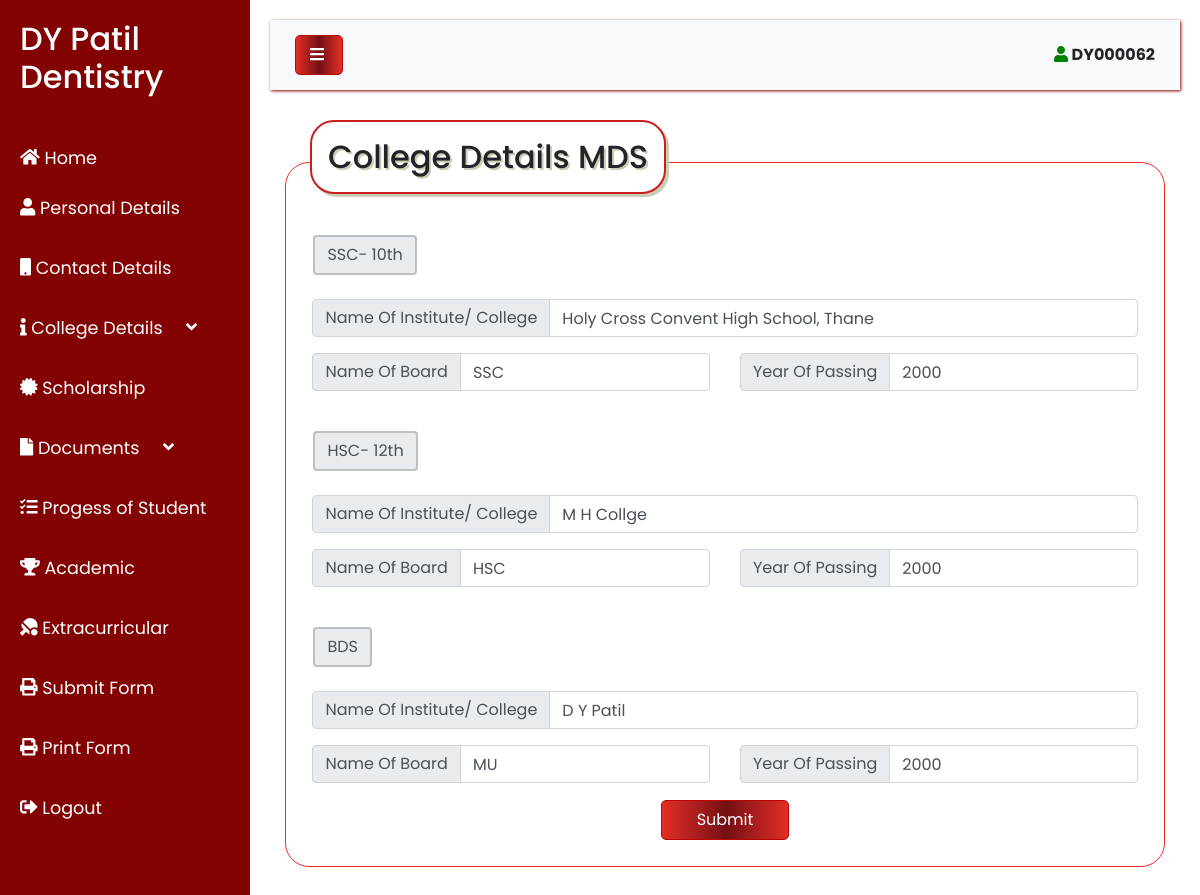
The page /clg_details_mds.php (signed in) on the database its author committed.
### tables this page shows
CREATE TABLE `college_mds` (
  `EMAIL_ID` varchar(50) NOT NULL,
  `ID` varchar(255) DEFAULT NULL,
  `NAME_COLLEGE_10` varchar(255) DEFAULT NULL,
  `NAME_BOARD_10` varchar(255) DEFAULT NULL,
  `YEAR_10` int(4) DEFAULT NULL,
  `NAME_COLLEGE_12` varchar(255) DEFAULT NULL,
  `NAME_BOARD_12` varchar(255) DEFAULT NULL,
  `YEAR_12` int(4) DEFAULT NULL,
  `NAME_COLLEGE_BDS` varchar(255) DEFAULT NULL,
  `NAME_BOARD_BDS` varchar(255) DEFAULT NULL,
  `YEAR_BDS` int(4) DEFAULT NULL
);

### clg_details_mds.php (the view, shortened to what this page needs)
<?php
    $id = $_SESSION['id'];
$dbServername = "localhost";
$dbUsername = "root";
$dbPassword = "";
$dbName = "medical";
$conn = mysqli_connect($dbServername,$dbUsername,$dbPassword,$dbName);
            $sql    = "SELECT * FROM college_mds WHERE ID='$id'";
            $result = mysqli_query($conn,$sql) ;
            $row = mysqli_fetch_array($result);
?>
<!DOCTYPE html>
<html>
<head>
    <link rel="stylesheet" href="https://stackpath.bootstrapcdn.com/bootstrap/4.1.0/css/bootstrap.min.css">
    <link rel="stylesheet" href="style4.css">
</head>
<body>
    <div class="wrapper">
        <nav id="sidebar">
        <div class="sanskruti" style="height:1000px;">
            <div class="sidebar-header">
                <h2>DY Patil Dentistry</h2>
            </div>
            <ul class="list-unstyled components">
                <li class="active" title="Home">
                    <a href="home.php" class="sidebar-header" style="height:50px;">
                        <span class="fas fa-home"></span>
                        <span id="hide">Home</span>
                    </a>
                </li>
                <li title="Personal Details">
                    <a href="personal_details.php" class="sidebar-header" style="height:60px;" >
                     <span class="fas fa-user fa"></span>
                        <span id="hide">Personal Details</span>
                    </a>
                </li>
                <li title="Contact Details">
                    <a href="contact_details.php" class="sidebar-header" style="height:60px;">
                        <span class="fas fa-mobile fa"></span>
                       <span id="hide">Contact Details</span>
                    </a>
                </li>
                <li title="College Details" >
                    <a href="#pageSubmenu" style="height:60px;" data-toggle="collapse" aria-expanded="false" class="sidebar-header" class="dropdown-toggle">
                    <span class="fa fa-info fa"></span>
                        <span id="hide">College Details &nbsp;&nbsp;&nbsp;&nbsp;</span><div class="fas fa-angle-down"></div>
                    </a>
                </li>
                <li title="Scholarship">
                    <a href="scholarship.php" class="sidebar-header" style="height:60px;">
                        <span class="fas fa-certificate fa"></span>
                        <span id="hide">Scholarship</span>
                    </a>
                </li>
                <li title="Documents">
                    <a href="#homeSubmenu" style="height:60px;" data-toggle="collapse" aria-expanded="false" class="sidebar-header" class="dropdown-toggle">
                    <span class="fa fa-file fa"></span>
                        <span id="hide">Documents &nbsp;&nbsp;&nbsp;&nbsp;</span><div class="fas fa-angle-down"></div>
                    </a>
                </li>
                <li title="Progress of Student">
                    <a href="progress_student.php" class="sidebar-header" style="height:60px;">
                        <span class="fas fa-tasks fa">    </span>
                        <span id="hide">Progess of Student</span>
                    </a>
                </li>
<li title="Academic Achievement">
                    <a href="academic_achievement.php" class="sidebar-header" style="height:60px;">
                        <span class="fas fa-trophy fa">    </span>
                        <span id="hide">Academic</span>
                    </a>
                </li>
<li title="Extracurricular Activities">
                    <a href="extracurricular.php" class="sidebar-header" style="height:60px;" >
                     <span class="fas fa-table-tennis"></span>
                        <span id="hide">Extracurricular</span>
                    </a>
                </li>
                <li title="Submit Form">
                    <a href="submit_form.php" class="sidebar-header" style="height:60px;" >
                     <span class="fas fa-print"></span>
                        <span id="hide">Submit Form</span>
                    </a>
                </li>
                <li title="Print Form">
                    <a href="print_submit.php" class="sidebar-header" style="height:60px;" >
                     <span class="fas fa-print"></span>
                        <span id="hide">Print Form</span>
                    </a>
                </li>
                <li title="Logout">
                    <a href="logout.php" class="sidebar-header" style="height:60px;">
                        <span class="fas fa-sign-out-alt">    </span>
                        <span id="hide">Logout</span>
                    </a>
                </li>
            </ul>
         </div>
        </nav>
        <div id="content" style="height:1000px;">
            <nav class="navbar navbar-expand-lg navbar-light bg-light">
                <div class="container-fluid">
                    <button type="button" id="sidebarCollapse"  class="sidebtn" style="width:3rem;">
                        <i class="fas fa-bars"></i>
                    </button>
                    <div id="enroll"><span class="fas fa-user" style="color:green;"></span><b> <?php echo $id; ?></b></div>
                </div>
            </nav>
            <div class="d-flex justify-content-center">
<div class="container" style="margin-top:2rem;">
  <div class="row">
  <h1 id="box">College Details MDS</h1>
  </div>
  <form style="border:1px solid #f52929;border-radius:1.5rem;padding:3%;padding-top:3rem;" method="POST" action="college_mds.php">
    <br>
  <div class="row">
        <h5 class="input-group-text" id="inputGroup-sizing-default" style="margin-left:1rem; border:solid 2px #bfbfbf;">SSC- 10th</h5>
      </div>
      <br>
      <div class="row">
         <div class="col-sm-12">
            <div class="input-group mb-3">
            <div class="input-group-prepend">
            <span class="input-group-text" id="inputGroup-sizing-default">Name Of Institute/ College</span>
            </div>
            <input type="text"  class="form-control" aria-label="Sizing example input" aria-describedby="inputGroup-sizing-default" name="name_college_10" value="<?php echo $row['NAME_COLLEGE_10']; ?>" required>
            </div>
         </div>
      </div>
      <div class="row">
         <div class="col-sm-6">
            <div class="input-group mb-3">
            <div class="input-group-prepend">
            <span class="input-group-text" id="inputGroup-sizing-default">Name Of Board</span>
            </div>
            <input type="text"  class="form-control" aria-label="Sizing example input" aria-describedby="inputGroup-sizing-default" name="name_board_10" value="<?php echo $row['NAME_BOARD_10']; ?>" required>
            </div>
         </div>
          <div class="col-sm-6">
          <div class="input-group mb-3">
          <div class="input-group-prepend">
          <span class="input-group-text" id="inputGroup-sizing-default">Year Of Passing</span>
          </div>
          <input type="number" min="2000" max="2050" class="form-control" aria-label="Sizing example input" aria-describedby="inputGroup-sizing-default" name="year_10" value="<?php echo $row['YEAR_10']; ?>" required>
          </div>
          </div>
     </div>
     <br>
     <div class="row">
         <h5 class="input-group-text" id="inputGroup-sizing-default" style="margin-left:1rem; border:solid 2px #bfbfbf;">HSC- 12th</h5>
     </div>
    <br>
     <div class="row">
          <div class="col-sm-12">
          <div class="input-group mb-3">
          <div class="input-group-prepend">
          <span class="input-group-text" id="inputGroup-sizing-default">Name Of Institute/ College</span>
          </div>
          <input type="text" class="form-control" aria-label="Sizing example input" aria-describedby="inputGroup-sizing-default" name="name_college_12" value="<?php echo $row['NAME_COLLEGE_12']; ?>" required>
          </div>
          </div>
     </div>
     <div class="row">
          <div class="col-sm-6">
            <div class="input-group mb-3">
            <div class="input-group-prepend">
            <span class="input-group-text" id="inputGroup-sizing-default">Name Of Board</span>
            </div>
            <input type="text"  class="form-control" aria-label="Sizing example input" aria-describedby="inputGroup-sizing-default" name="name_board_12" value="<?php echo $row['NAME_BOARD_12']; ?>" required>
            </div>
         </div>
          <div class="col-sm-6">
          <div class="input-group mb-3">
          <div class="input-group-prepend">
          <span class="input-group-text" id="inputGroup-sizing-default">Year Of Passing</span>
          </div>
          <input type="number" min="2000" max="2050" class="form-control" aria-label="Sizing example input" aria-describedby="inputGroup-sizing-default" name="year_12" value="<?php echo $row['YEAR_12']; ?>" required>
          </div>
          </div>
     </div>
     <br>
     <div class="row">
         <h5 class="input-group-text" id="inputGroup-sizing-default" style="margin-left:1rem; border:solid 2px #bfbfbf;">BDS</h5>
     </div>
     <br>
     <div class="row">
          <div class="col-sm-12">
          <div class="input-group mb-3">
          <div class="input-group-prepend">
          <span class="input-group-text" id="inputGroup-sizing-default">Name Of Institute/ College</span>
          </div>
          <input type="text" class="form-control" aria-label="Sizing example input" aria-describedby="inputGroup-sizing-default" name="name_college_bds" value="<?php echo $row['NAME_COLLEGE_BDS']; ?>" required>
          </div>
          </div>
     </div>
     <div class="row">
          <div class="col-sm-6">
            <div class="input-group mb-3">
            <div class="input-group-prepend">
            <span class="input-group-text" id="inputGroup-sizing-default">Name Of Board</span>
            </div>
            <input type="text"  class="form-control" aria-label="Sizing example input" aria-describedby="inputGroup-sizing-default" name="name_board_bds" value="<?php echo $row['NAME_BOARD_BDS']; ?>" required>
            </div>
         </div>
          <div class="col-sm-6">
          <div class="input-group mb-3">
          <div class="input-group-prepend">
          <span class="input-group-text" id="inputGroup-sizing-default">Year Of Passing</span>
          </div>
          <input type="number" min="2000" max="2050" class="form-control" aria-label="Sizing example input" aria-describedby="inputGroup-sizing-default" name="year_bds" value="<?php echo $row['YEAR_BDS']; ?>" required>
          </div>
          </div>
     </div>
     <div class="row">
     <div class="col-sm"></div>
     <div class="col-sm"></div>
     </div>
     <div class="row">
     <div class="col-sm"></div>
     <button type="input" class="btn" >Submit</button>
     <div class="col-sm"></div>
     </div>
</form>
</div>
</div>
</div>
</div>
</body>
</html>

### style4.css (style rules this page uses)
body { font-family: 'Poppins', sans-serif; background: #fff }
a, a:hover, a:focus { color: inherit; text-decoration: none; transition: all 0.3s; }
.navbar { padding: 15px 10px; background: #fff; border: none; border-radius: 0; margin-bottom: 40px; box-shadow: 1px 1px 3px #830202 }
i, span { display: inline-block; }
.wrapper { display: flex; align-items: stretch; }
#sidebar { min-width: 250px; max-width: 250px; background: #830202; color: #fff; transition: all 0.3s; }
#sidebar ul li a { text-align: left; }
#sidebar .sidebar-header { padding: 20px; background: #830202; }
#sidebar ul li a { padding: 10px; font-size: 1.1em; display: block; }
a[data-toggle="collapse"] { position: relative; }
a[aria-expanded="false"]::before, a[aria-expanded="true"]::before { content: '\e259'; display: none; position: absolute; right: 20px; font-family: 'Glyphicons Halflings'; font-size: 0.6em; }
#content { width: 100%; padding: 20px; min-height: 100vh; transition: all 0.3s; }

### clg_details_mds.php (style rules this page uses)
@media screen and (min-width:500px) { #box { padding: 1rem; font-size: 2rem; font-family: 'Poppins', sans-serif; text-shadow:2px 2px #ccccb3; border:solid 2px #c81e1e; border-radius:1.5rem; box-shadow:3px 3px #ccccb3; margin-left:2.5rem; position:absolute; top:7.5rem; background:#ffffff; } }
button.btn, button.sidebtn { background-image: linear-gradient(to right, #e52d27 0%, #731013 51%, #e52d27 100%); border:solid 1px #b90505; border-radius:5px;color:#ffffff; width:8rem; height:2.5rem }

### rows shown on the page
college_mds: name_college_10 "Holy Cross Convent High School, Thane", name_board_10 "SSC", year_10 "2000", name_college_12 "M H Collge", name_board_12 "HSC", year_12 "2000", name_college_bds "D Y Patil", name_board_bds "MU", year_bds "2000"

### other values the page prints
$id "DY000062"
